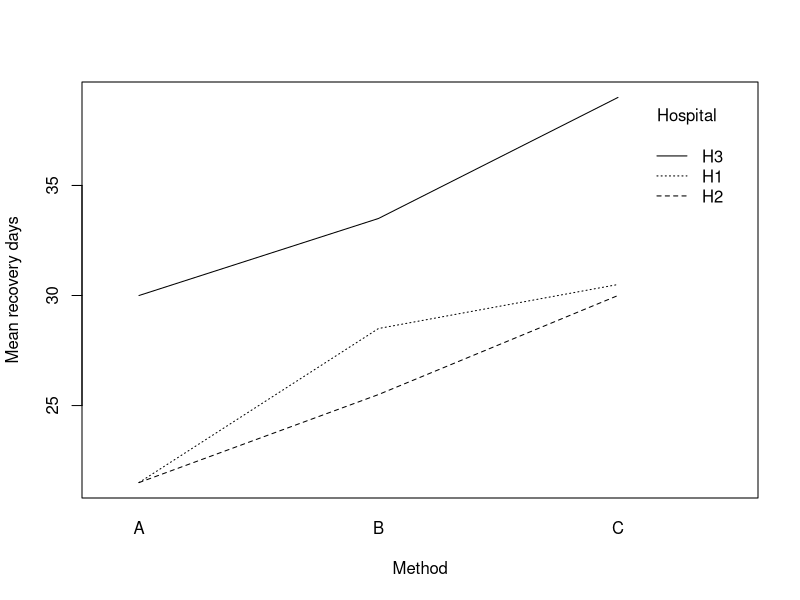
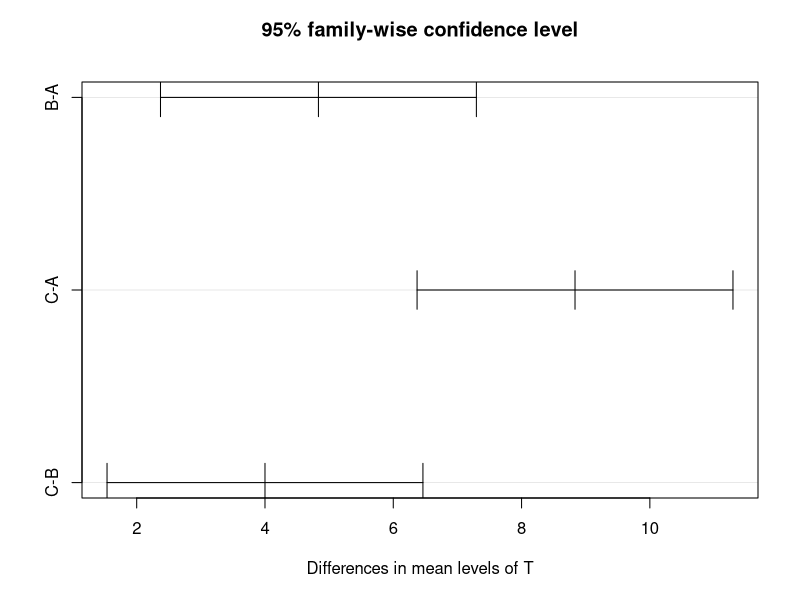
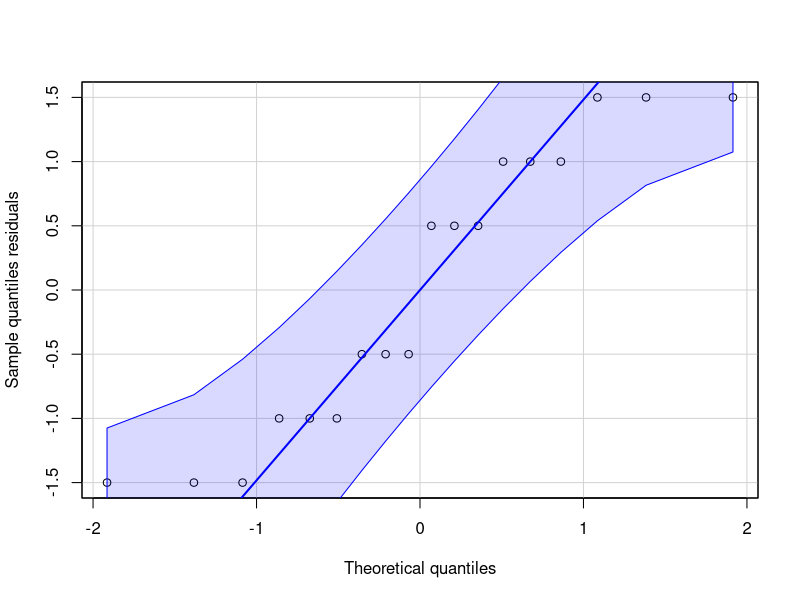
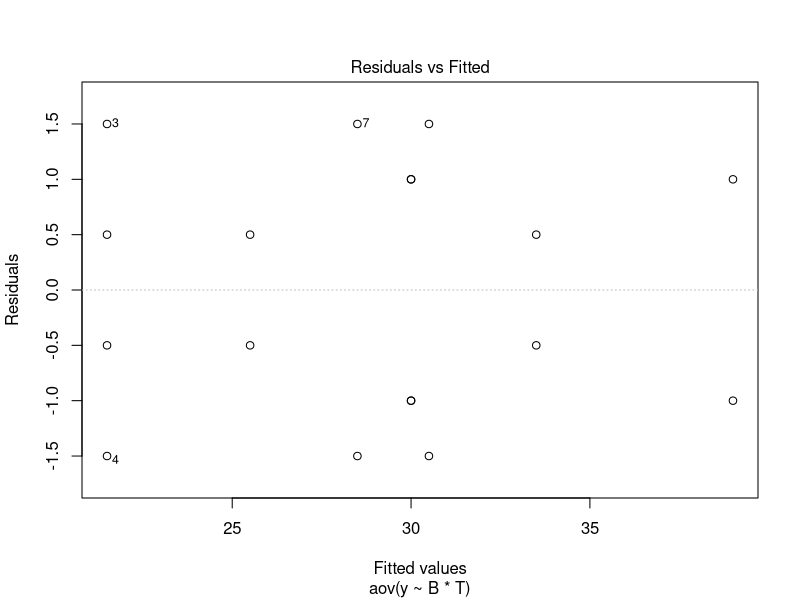

The R script that drew these images, in order:
## ---- chunk 1
#| label: load-pkgs
#| code-summary: "Packages"
#| message: false
#| echo: false

library(car)
## ---- chunk 2
#| label: read-data
#| code-summary: "Data"
#| message: false
#| echo: false

# Treatments:
T <- as.factor(c(rep("A",6),rep("B",6),rep("C",6)))
# Blocks:
B <- as.factor(rep(c(rep("H1",2),rep("H2",2),rep("H3",2)), 3))
# Response data:
y <- c(21, 22, 23, 20, 29, 31,
       30, 27, 25, 26, 34, 33,
       29, 32, 31, 29, 40, 38)
## ---- chunk 3
#| label: fig-interaction
#| fig-cap: "Mean recovery days by treatment and block variables"

# Two-way interaction plot:
interaction.plot(T, B, y,
                 trace.label = "Hospital",
                 xlab = "Method",
                 ylab = "Mean recovery days")
## ---- chunk 4
# Fit model and extract parameter estimates:
options(contrasts=c("contr.sum", "contr.sum"))
fit <- aov(y ~ B * T)

# Estimated coefficients:
dummy.coef(fit)
## ---- chunk 5
# ANOVA table:
summary(fit)
## ---- chunk 6
# Tukey HSD:
tky.T <- TukeyHSD(fit, which="T")
print(tky.T, digits=3)
## ---- chunk 7
#| label: fig-tukeyHSD
#| fig-cap: "Tukey HSD's pairwise comparison"

# Pairwise comparison plot:
plot(tky.T)
## ---- chunk 8
#| label: fig-qqplot
#| fig-cap: "Normal Q-Q plot"

# Diagnostic plots:
qqPlot(fit$residuals, distribution = "norm",
       xlab = "Theoretical quantiles",
       ylab = "Sample quantiles residuals",
       id = FALSE)
## ---- chunk 9
#| label: fig-taplot
#| fig-cap: "Tukey-Anscombe (residuals vs fitted values) plot"

plot(fit, which = 1, add.smooth = FALSE)
